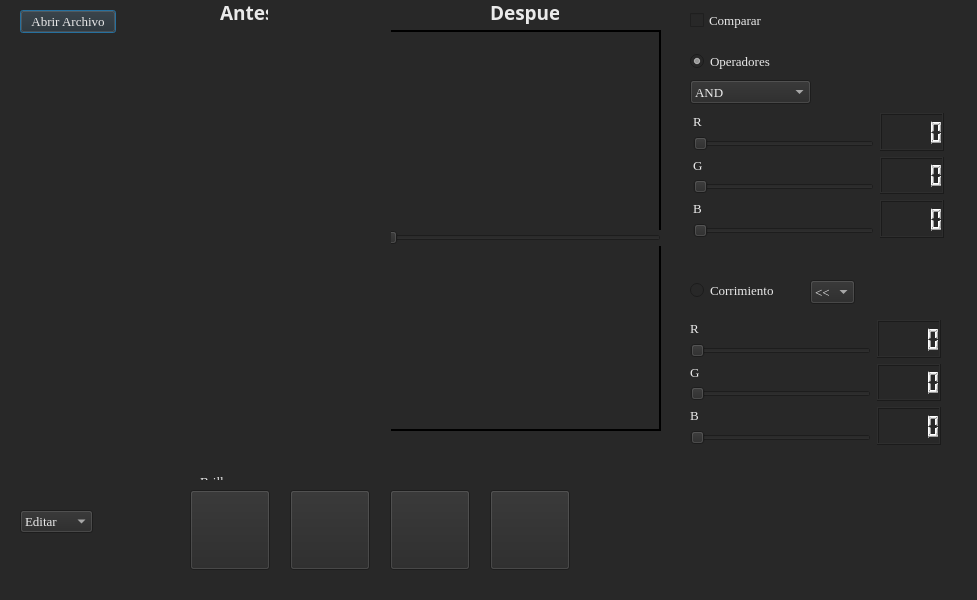
<?xml version="1.0" encoding="UTF-8"?>
<ui version="4.0">
 <class>Dialog</class>
 <widget class="QDialog" name="Dialog">
  <property name="geometry">
   <rect>
    <x>0</x>
    <y>0</y>
    <width>977</width>
    <height>600</height>
   </rect>
  </property>
  <property name="windowTitle">
   <string>Dialog</string>
  </property>
  <property name="styleSheet">
   <string notr="true">background-color: rgb(40, 40, 40);</string>
  </property>
  <widget class="QPushButton" name="pushButton">
   <property name="geometry">
    <rect>
     <x>20</x>
     <y>10</y>
     <width>96</width>
     <height>23</height>
    </rect>
   </property>
   <property name="font">
    <font>
     <family>Georgia</family>
     <pointsize>10</pointsize>
     <bold>false</bold>
    </font>
   </property>
   <property name="styleSheet">
    <string notr="true">color: rgb(234, 234, 234);</string>
   </property>
   <property name="text">
    <string>Abrir Archivo</string>
   </property>
  </widget>
  <widget class="QLabel" name="label">
   <property name="geometry">
    <rect>
     <x>120</x>
     <y>30</y>
     <width>541</width>
     <height>401</height>
    </rect>
   </property>
   <property name="frameShape">
    <enum>QFrame::WinPanel</enum>
   </property>
   <property name="text">
    <string/>
   </property>
   <property name="pixmap">
    <pixmap resource="Imagenes.qrc">:/new/prefix1/higgsch.jpeg</pixmap>
   </property>
   <property name="scaledContents">
    <bool>true</bool>
   </property>
  </widget>
  <widget class="QComboBox" name="comboBox">
   <property name="geometry">
    <rect>
     <x>20</x>
     <y>510</y>
     <width>73</width>
     <height>23</height>
    </rect>
   </property>
   <property name="font">
    <font>
     <family>Georgia</family>
     <pointsize>10</pointsize>
     <bold>false</bold>
    </font>
   </property>
   <property name="styleSheet">
    <string notr="true">color: rgb(234, 234, 234);</string>
   </property>
   <item>
    <property name="text">
     <string>Editar</string>
    </property>
   </item>
   <item>
    <property name="text">
     <string>Efecto</string>
    </property>
   </item>
   <item>
    <property name="text">
     <string>Mejora</string>
    </property>
   </item>
  </widget>
  <widget class="QWidget" name="widgetMejora" native="true">
   <property name="geometry">
    <rect>
     <x>170</x>
     <y>440</y>
     <width>431</width>
     <height>150</height>
    </rect>
   </property>
   <widget class="QWidget" name="layoutWidget">
    <property name="geometry">
     <rect>
      <x>30</x>
      <y>30</y>
      <width>371</width>
      <height>94</height>
     </rect>
    </property>
    <layout class="QGridLayout" name="gridLayout">
     <item row="0" column="0">
      <widget class="QLabel" name="label_9">
       <property name="font">
        <font>
         <family>Georgia</family>
         <pointsize>10</pointsize>
         <bold>false</bold>
        </font>
       </property>
       <property name="styleSheet">
        <string notr="true">color: rgb(234, 234, 234);</string>
       </property>
       <property name="text">
        <string>Brillo</string>
       </property>
      </widget>
     </item>
     <item row="1" column="0">
      <widget class="QSlider" name="horizontalSlider_2">
       <property name="minimum">
        <number>-25</number>
       </property>
       <property name="maximum">
        <number>25</number>
       </property>
       <property name="orientation">
        <enum>Qt::Horizontal</enum>
       </property>
      </widget>
     </item>
     <item row="2" column="0">
      <widget class="QLabel" name="label_10">
       <property name="font">
        <font>
         <family>Georgia</family>
         <pointsize>10</pointsize>
         <bold>false</bold>
        </font>
       </property>
       <property name="styleSheet">
        <string notr="true">color: rgb(234, 234, 234);</string>
       </property>
       <property name="text">
        <string>Saturacion</string>
       </property>
      </widget>
     </item>
     <item row="3" column="0">
      <widget class="QSlider" name="horizontalSlider_3">
       <property name="minimum">
        <number>-1</number>
       </property>
       <property name="maximum">
        <number>30</number>
       </property>
       <property name="orientation">
        <enum>Qt::Horizontal</enum>
       </property>
      </widget>
     </item>
    </layout>
   </widget>
  </widget>
  <widget class="QWidget" name="widgetEfectos" native="true">
   <property name="geometry">
    <rect>
     <x>170</x>
     <y>480</y>
     <width>411</width>
     <height>101</height>
    </rect>
   </property>
   <widget class="QPushButton" name="pushButtonFiltro3">
    <property name="geometry">
     <rect>
      <x>220</x>
      <y>10</y>
      <width>80</width>
      <height>80</height>
     </rect>
    </property>
    <property name="text">
     <string/>
    </property>
   </widget>
   <widget class="QPushButton" name="pushButtonFiltro1">
    <property name="geometry">
     <rect>
      <x>20</x>
      <y>10</y>
      <width>80</width>
      <height>80</height>
     </rect>
    </property>
    <property name="text">
     <string/>
    </property>
   </widget>
   <widget class="QPushButton" name="pushButtonFiltro2">
    <property name="geometry">
     <rect>
      <x>120</x>
      <y>10</y>
      <width>80</width>
      <height>80</height>
     </rect>
    </property>
    <property name="text">
     <string/>
    </property>
   </widget>
   <widget class="QPushButton" name="pushButtonFiltro4">
    <property name="geometry">
     <rect>
      <x>320</x>
      <y>10</y>
      <width>80</width>
      <height>80</height>
     </rect>
    </property>
    <property name="text">
     <string/>
    </property>
   </widget>
  </widget>
  <widget class="QSlider" name="sliderComparar">
   <property name="enabled">
    <bool>false</bool>
   </property>
   <property name="geometry">
    <rect>
     <x>120</x>
     <y>230</y>
     <width>541</width>
     <height>16</height>
    </rect>
   </property>
   <property name="styleSheet">
    <string notr="true">image: url(:/new/prefix1/Flechas2.png);</string>
   </property>
   <property name="maximum">
    <number>541</number>
   </property>
   <property name="value">
    <number>270</number>
   </property>
   <property name="tracking">
    <bool>true</bool>
   </property>
   <property name="orientation">
    <enum>Qt::Horizontal</enum>
   </property>
  </widget>
  <widget class="QCheckBox" name="checkBox">
   <property name="geometry">
    <rect>
     <x>690</x>
     <y>10</y>
     <width>87</width>
     <height>21</height>
    </rect>
   </property>
   <property name="font">
    <font>
     <family>Georgia</family>
     <pointsize>10</pointsize>
     <bold>false</bold>
    </font>
   </property>
   <property name="styleSheet">
    <string notr="true">color: rgb(234, 234, 234);</string>
   </property>
   <property name="text">
    <string>Comparar</string>
   </property>
  </widget>
  <widget class="QLabel" name="label_2">
   <property name="geometry">
    <rect>
     <x>120</x>
     <y>30</y>
     <width>271</width>
     <height>401</height>
    </rect>
   </property>
   <property name="text">
    <string/>
   </property>
   <property name="scaledContents">
    <bool>false</bool>
   </property>
  </widget>
  <widget class="QLabel" name="label_3">
   <property name="geometry">
    <rect>
     <x>220</x>
     <y>0</y>
     <width>48</width>
     <height>24</height>
    </rect>
   </property>
   <property name="font">
    <font>
     <family>Corbel</family>
     <pointsize>14</pointsize>
     <bold>true</bold>
    </font>
   </property>
   <property name="styleSheet">
    <string notr="true">color: rgb(234, 234, 234);</string>
   </property>
   <property name="text">
    <string>Antes</string>
   </property>
  </widget>
  <widget class="QLabel" name="label_4">
   <property name="geometry">
    <rect>
     <x>490</x>
     <y>0</y>
     <width>69</width>
     <height>24</height>
    </rect>
   </property>
   <property name="font">
    <font>
     <family>Corbel</family>
     <pointsize>14</pointsize>
     <bold>true</bold>
    </font>
   </property>
   <property name="styleSheet">
    <string notr="true">color: rgb(234, 234, 234);</string>
   </property>
   <property name="text">
    <string>Despues</string>
   </property>
  </widget>
  <widget class="QWidget" name="widgetEditar" native="true">
   <property name="geometry">
    <rect>
     <x>680</x>
     <y>40</y>
     <width>281</width>
     <height>501</height>
    </rect>
   </property>
   <widget class="QComboBox" name="comboBox_2">
    <property name="geometry">
     <rect>
      <x>10</x>
      <y>40</y>
      <width>121</width>
      <height>24</height>
     </rect>
    </property>
    <property name="font">
     <font>
      <family>Georgia</family>
      <pointsize>10</pointsize>
     </font>
    </property>
    <property name="styleSheet">
     <string notr="true">color: rgb(234, 234, 234);</string>
    </property>
    <item>
     <property name="text">
      <string>AND</string>
     </property>
    </item>
    <item>
     <property name="text">
      <string>OR</string>
     </property>
    </item>
    <item>
     <property name="text">
      <string>XOR</string>
     </property>
    </item>
   </widget>
   <widget class="QRadioButton" name="radioButton">
    <property name="geometry">
     <rect>
      <x>10</x>
      <y>10</y>
      <width>91</width>
      <height>22</height>
     </rect>
    </property>
    <property name="font">
     <font>
      <family>Georgia</family>
      <pointsize>10</pointsize>
     </font>
    </property>
    <property name="styleSheet">
     <string notr="true">color: rgb(234, 234, 234);</string>
    </property>
    <property name="text">
     <string>Operadores</string>
    </property>
    <property name="checked">
     <bool>true</bool>
    </property>
   </widget>
   <widget class="QRadioButton" name="radioButton_2">
    <property name="geometry">
     <rect>
      <x>10</x>
      <y>240</y>
      <width>101</width>
      <height>21</height>
     </rect>
    </property>
    <property name="font">
     <font>
      <family>Georgia</family>
      <pointsize>10</pointsize>
     </font>
    </property>
    <property name="styleSheet">
     <string notr="true">color: rgb(234, 234, 234);</string>
    </property>
    <property name="text">
     <string>Corrimiento</string>
    </property>
   </widget>
   <widget class="QWidget" name="layoutWidget_2">
    <property name="geometry">
     <rect>
      <x>10</x>
      <y>280</y>
      <width>251</width>
      <height>125</height>
     </rect>
    </property>
    <layout class="QGridLayout" name="gridLayout_3">
     <item row="0" column="0">
      <widget class="QLabel" name="label_8">
       <property name="font">
        <font>
         <family>Georgia</family>
         <pointsize>10</pointsize>
        </font>
       </property>
       <property name="styleSheet">
        <string notr="true">color: rgb(234, 234, 234);</string>
       </property>
       <property name="text">
        <string>R</string>
       </property>
      </widget>
     </item>
     <item row="0" column="1" rowspan="2">
      <widget class="QLCDNumber" name="lcdRCorrimiento">
       <property name="styleSheet">
        <string notr="true">color: rgb(234, 234, 234);</string>
       </property>
      </widget>
     </item>
     <item row="1" column="0">
      <widget class="QSlider" name="sliderRCorrimientro">
       <property name="styleSheet">
        <string notr="true">color: rgb(234, 234, 234);</string>
       </property>
       <property name="maximum">
        <number>10</number>
       </property>
       <property name="orientation">
        <enum>Qt::Horizontal</enum>
       </property>
      </widget>
     </item>
     <item row="2" column="0">
      <widget class="QLabel" name="label_11">
       <property name="font">
        <font>
         <family>Georgia</family>
         <pointsize>10</pointsize>
        </font>
       </property>
       <property name="styleSheet">
        <string notr="true">color: rgb(234, 234, 234);</string>
       </property>
       <property name="text">
        <string>G</string>
       </property>
      </widget>
     </item>
     <item row="2" column="1" rowspan="2">
      <widget class="QLCDNumber" name="lcdGCorrimiento">
       <property name="styleSheet">
        <string notr="true">color: rgb(234, 234, 234);</string>
       </property>
      </widget>
     </item>
     <item row="3" column="0">
      <widget class="QSlider" name="sliderGCorrimientro">
       <property name="styleSheet">
        <string notr="true">color: rgb(234, 234, 234);</string>
       </property>
       <property name="maximum">
        <number>10</number>
       </property>
       <property name="orientation">
        <enum>Qt::Horizontal</enum>
       </property>
      </widget>
     </item>
     <item row="4" column="0">
      <widget class="QLabel" name="label_12">
       <property name="font">
        <font>
         <family>Georgia</family>
         <pointsize>10</pointsize>
        </font>
       </property>
       <property name="styleSheet">
        <string notr="true">color: rgb(234, 234, 234);</string>
       </property>
       <property name="text">
        <string>B</string>
       </property>
      </widget>
     </item>
     <item row="4" column="1" rowspan="2">
      <widget class="QLCDNumber" name="lcdBCorrimiento">
       <property name="styleSheet">
        <string notr="true">color: rgb(234, 234, 234);</string>
       </property>
      </widget>
     </item>
     <item row="5" column="0">
      <widget class="QSlider" name="sliderBCorrimientro">
       <property name="styleSheet">
        <string notr="true">color: rgb(234, 234, 234);</string>
       </property>
       <property name="maximum">
        <number>10</number>
       </property>
       <property name="orientation">
        <enum>Qt::Horizontal</enum>
       </property>
      </widget>
     </item>
    </layout>
   </widget>
   <widget class="QComboBox" name="comboBox_3">
    <property name="geometry">
     <rect>
      <x>130</x>
      <y>240</y>
      <width>45</width>
      <height>24</height>
     </rect>
    </property>
    <property name="font">
     <font>
      <family>Georgia</family>
      <pointsize>10</pointsize>
     </font>
    </property>
    <property name="styleSheet">
     <string notr="true">color: rgb(234, 234, 234);</string>
    </property>
    <item>
     <property name="text">
      <string>&lt;&lt;</string>
     </property>
    </item>
    <item>
     <property name="text">
      <string>&gt;&gt;</string>
     </property>
    </item>
   </widget>
   <widget class="QWidget" name="">
    <property name="geometry">
     <rect>
      <x>13</x>
      <y>73</y>
      <width>251</width>
      <height>125</height>
     </rect>
    </property>
    <layout class="QGridLayout" name="gridLayout_2">
     <item row="0" column="0">
      <widget class="QLabel" name="label_5">
       <property name="font">
        <font>
         <family>Georgia</family>
         <pointsize>10</pointsize>
        </font>
       </property>
       <property name="styleSheet">
        <string notr="true">color: rgb(234, 234, 234);</string>
       </property>
       <property name="text">
        <string>R</string>
       </property>
      </widget>
     </item>
     <item row="0" column="1" rowspan="2">
      <widget class="QLCDNumber" name="lcdROperador">
       <property name="styleSheet">
        <string notr="true">color: rgb(234, 234, 234);</string>
       </property>
       <property name="mode">
        <enum>QLCDNumber::Hex</enum>
       </property>
      </widget>
     </item>
     <item row="1" column="0">
      <widget class="QSlider" name="sliderROperador">
       <property name="styleSheet">
        <string notr="true">color: rgb(234, 234, 234);</string>
       </property>
       <property name="maximum">
        <number>255</number>
       </property>
       <property name="orientation">
        <enum>Qt::Horizontal</enum>
       </property>
      </widget>
     </item>
     <item row="2" column="0">
      <widget class="QLabel" name="label_6">
       <property name="font">
        <font>
         <family>Georgia</family>
         <pointsize>10</pointsize>
        </font>
       </property>
       <property name="styleSheet">
        <string notr="true">color: rgb(234, 234, 234);</string>
       </property>
       <property name="text">
        <string>G</string>
       </property>
      </widget>
     </item>
     <item row="2" column="1" rowspan="2">
      <widget class="QLCDNumber" name="lcdGOperador">
       <property name="styleSheet">
        <string notr="true">color: rgb(234, 234, 234);</string>
       </property>
       <property name="mode">
        <enum>QLCDNumber::Hex</enum>
       </property>
      </widget>
     </item>
     <item row="3" column="0">
      <widget class="QSlider" name="sliderGOperador">
       <property name="styleSheet">
        <string notr="true">color: rgb(234, 234, 234);</string>
       </property>
       <property name="maximum">
        <number>255</number>
       </property>
       <property name="orientation">
        <enum>Qt::Horizontal</enum>
       </property>
      </widget>
     </item>
     <item row="4" column="0">
      <widget class="QLabel" name="label_7">
       <property name="font">
        <font>
         <family>Georgia</family>
         <pointsize>10</pointsize>
        </font>
       </property>
       <property name="styleSheet">
        <string notr="true">color: rgb(234, 234, 234);</string>
       </property>
       <property name="text">
        <string>B</string>
       </property>
      </widget>
     </item>
     <item row="4" column="1" rowspan="2">
      <widget class="QLCDNumber" name="lcdBOperador">
       <property name="styleSheet">
        <string notr="true">color: rgb(234, 234, 234);</string>
       </property>
       <property name="mode">
        <enum>QLCDNumber::Hex</enum>
       </property>
      </widget>
     </item>
     <item row="5" column="0">
      <widget class="QSlider" name="sliderBOperador">
       <property name="styleSheet">
        <string notr="true">color: rgb(234, 234, 234);</string>
       </property>
       <property name="maximum">
        <number>255</number>
       </property>
       <property name="orientation">
        <enum>Qt::Horizontal</enum>
       </property>
      </widget>
     </item>
    </layout>
   </widget>
  </widget>
 </widget>
 <resources>
  <include location="Imagenes.qrc"/>
 </resources>
 <connections/>
</ui>
